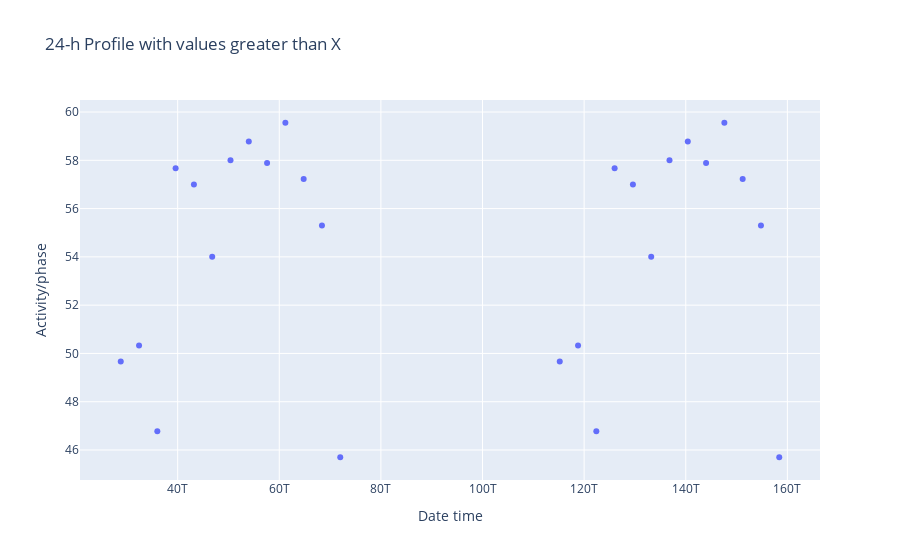

Here is the notebook cell this chart was saved with:
### Code cell
layout1 = Layout(
    title="24-h Profile with values greater than X ",
    xaxis=dict(title="Date time"), 
    yaxis=dict(title="Activity/phase"), 
    showlegend=False
    
)
iplot(Figure(data=[Scatter(x=ProfileGTxindex, y=ProfileGTx, mode='markers',)], layout=layout1))

### Figure 1 — Plotly figure (JSON) as saved in the notebook; plotly's stock layout.template omitted (floating-point values rounded to 4 significant figures)
{"data": [{"mode": "markers", "type": "scatter", "x": [28800000000000, 32400000000000, 36000000000000, 39600000000000, 43200000000000, 46800000000000, 50400000000000, 54000000000000, 57600000000000, 61200000000000, 64800000000000, 68400000000000, 72000000000000, 115200000000000, 118800000000000, 122400000000000, 126000000000000, 129600000000000, 133200000000000, 136800000000000, 140400000000000, 144000000000000, 147600000000000, 151200000000000, 154800000000000, 158400000000000], "y": [49.67, 50.33, 46.78, 57.67, 57, 54, 58, 58.78, 57.89, 59.56, 57.22, 55.3, 45.7, 49.67, 50.33, 46.78, 57.67, 57, 54, 58, 58.78, 57.89, 59.56, 57.22, 55.3, 45.7]}], "layout": {"showlegend": false, "title": {"text": "24-h Profile with values greater than X "}, "xaxis": {"title": {"text": "Date time"}}, "yaxis": {"title": {"text": "Activity/phase"}}}}
